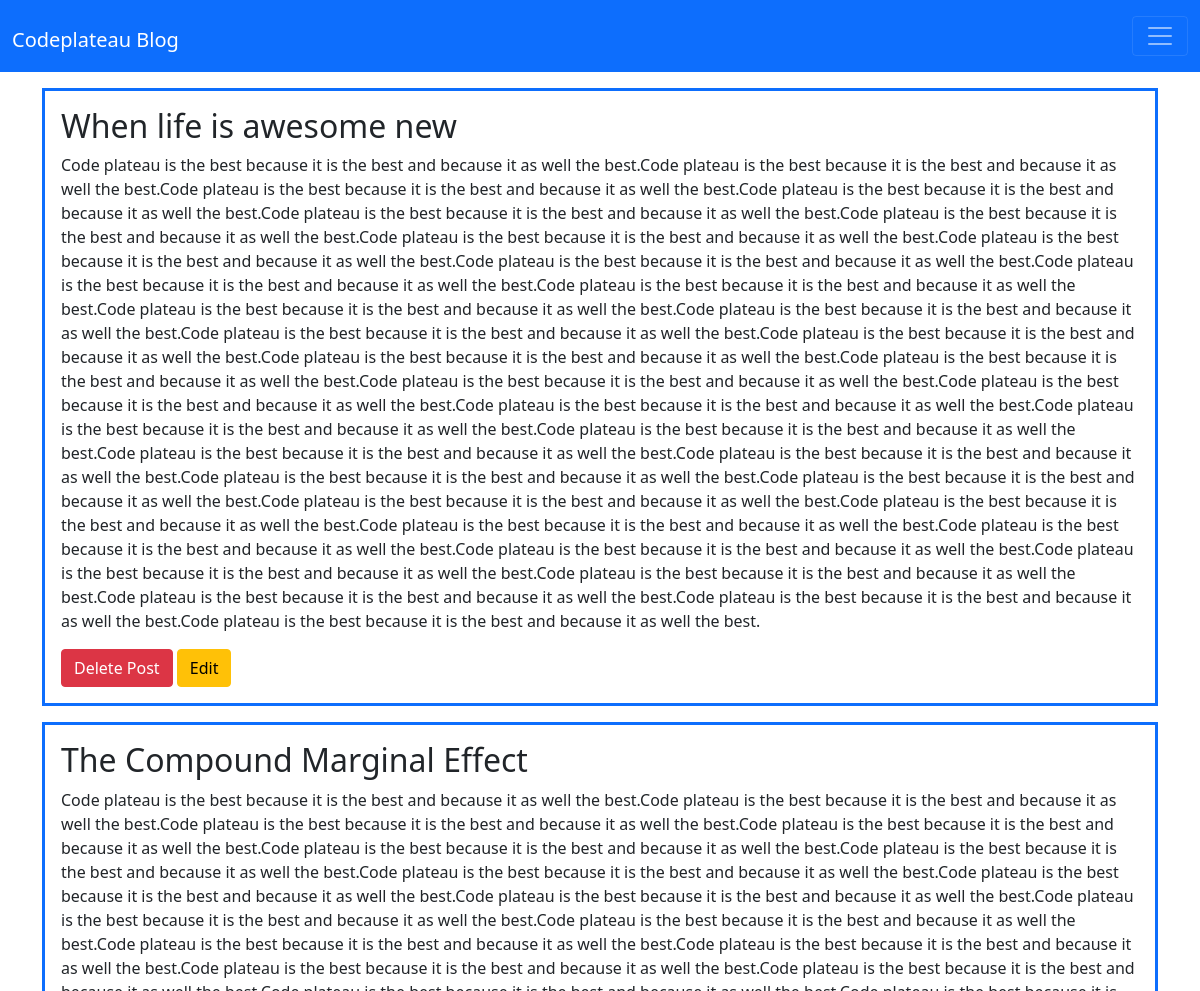
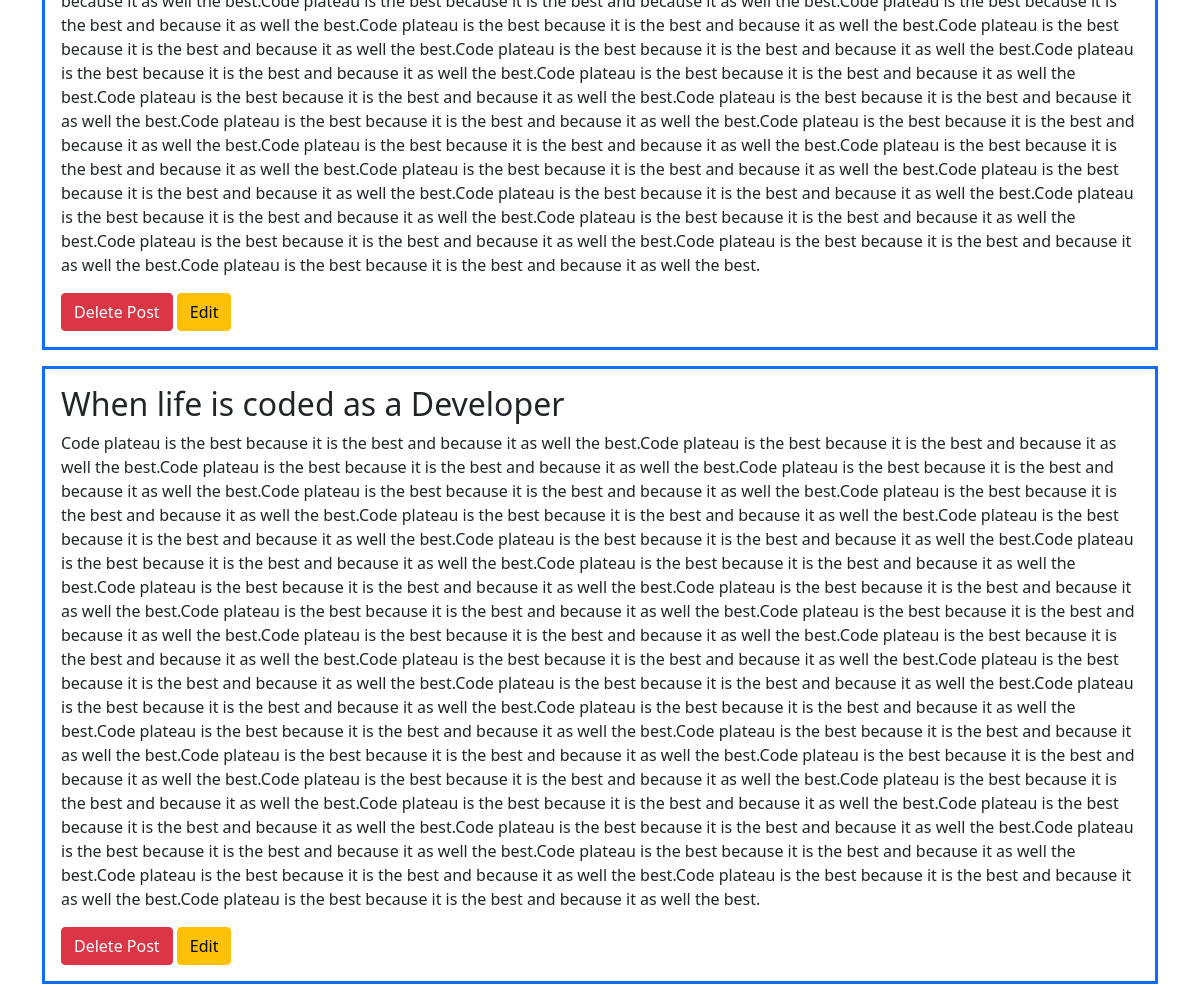
The page / on the database its author committed (2 pictures, top to bottom).
### app.py (models this page shows, shortened)
class Posts(db.Model):
    title = db.Column(db.String(80), unique=True, nullable=False, primary_key=True)
    content = db.Column(db.String(700), unique=False, nullable=False)

### app.py (the view)
@app.route('/')
def home():
    posts = Posts.query.all()
    return render_template("index.html", posts = posts)

### templates/index.html
{% extends 'base.html' %}
{% block content %}
        {% for post in posts %}
            <div class="border border-primary border-3 p-3 mb-2 mt-3">
                <h2>{{ post.title }}</h2>
                <p>{{ post.content }}</p>
                <a href="{{ url_for('confirm', title=post.title) }}" class="btn btn-danger">Delete Post</a> <a href="{{ url_for('edit', title=post.title) }}" class="btn btn-warning">Edit</a>
            </div>
        {% endfor %}
{% endblock content %}

### templates/base.html (shortened to what this page needs)
<!DOCTYPE html>
<html lang="en">
<head>
    <link href="https://cdn.jsdelivr.net/npm/bootstrap@5.0.2/dist/css/bootstrap.min.css" rel="stylesheet">
</head>
<body>
    <nav class="navbar navbar-dark bg-primary">
        <div class="container-fluid">
            <h1><a class="navbar-brand" href="{{ url_for('home') }}">Codeplateau Blog</a></h1>
            <button class="navbar-toggler" type="button" data-bs-toggle="collapse" data-bs-target="#navbarNavDropdown" aria-controls="navbarNavDropdown" aria-expanded="false" aria-label="Toggle navigation">
              <span class="navbar-toggler-icon"></span>
            </button>
          </div>
      </nav>
<div class="container">
    {% block content %}
    {% endblock content %}
</div>
</body>
</html>

### rows shown on the page
Posts: title "When life is awesome new", content "Code plateau is the best because it is the best and because it as well the best.Code plateau is the best because it is the best and because it as well the best.Code plateau is the best because it is the best and because it as well the best.Code plateau is the best because it is the best and because it as well the best.Code plateau is the best because it is the best and because it as well the best.Code plateau is the best because it is the best and because it as well the best.Code plateau is the best because it is the best and because it as well the best.Code plateau is the best because it is the best and because it as well the best.Code plateau is the best because it is the best and because…"
Posts: title "The Compound Marginal Effect", content "Code plateau is the best because it is the best and because it as well the best.Code plateau is the best because it is the best and because it as well the best.Code plateau is the best because it is the best and because it as well the best.Code plateau is the best because it is the best and because it as well the best.Code plateau is the best because it is the best and because it as well the best.Code plateau is the best because it is the best and because it as well the best.Code plateau is the best because it is the best and because it as well the best.Code plateau is the best because it is the best and because it as well the best.Code plateau is the best because it is the best and because…"
Posts: title "When life is coded as a Developer", content "Code plateau is the best because it is the best and because it as well the best.Code plateau is the best because it is the best and because it as well the best.Code plateau is the best because it is the best and because it as well the best.Code plateau is the best because it is the best and because it as well the best.Code plateau is the best because it is the best and because it as well the best.Code plateau is the best because it is the best and because it as well the best.Code plateau is the best because it is the best and because it as well the best.Code plateau is the best because it is the best and because it as well the best.Code plateau is the best because it is the best and because…"
